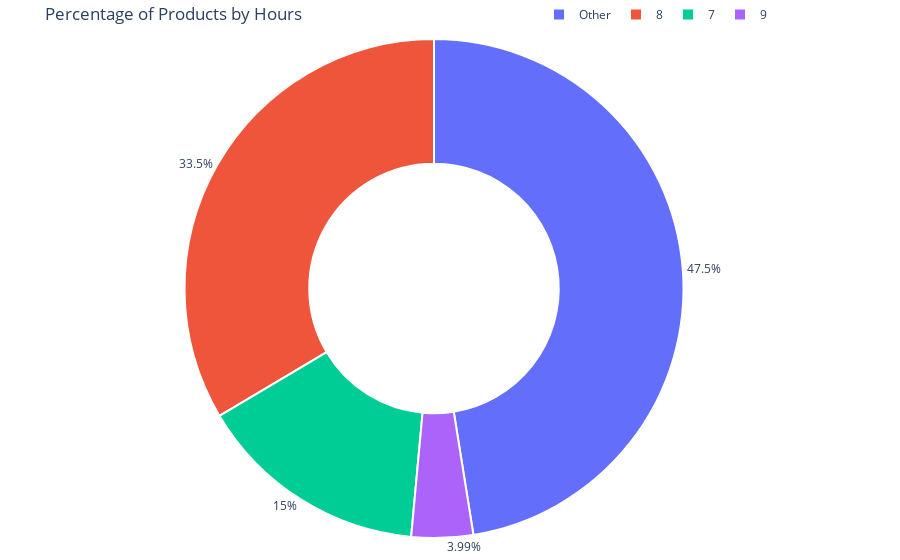

Write notebook code for a chart like this one.
### Code cell
# Calculate the total count of products
total_products = len(df)

# Group the data by hours and calculate the sum of products for each hour
hourly_product_counts = df.groupby('hours')['name'].count().reset_index()

# Find the top 3 hours
top_hours = hourly_product_counts.sort_values(by='name', ascending=False).head(3)

# Calculate the count of products for the remaining hours
remaining_hours = total_products - top_hours['name'].sum()

# Create a new DataFrame for pie plot
pie_data = pd.concat([top_hours, pd.DataFrame({'hours': ['Other'], 'name': [remaining_hours]})])

# Calculate the percentage for each category
pie_data['percentage'] = (pie_data['name'] / total_products) * 100

# Create hover text with percentage and count information
pie_data['hover_text'] = pie_data.apply(lambda row: f"{row['percentage']:.2f}% ({row['name']} products)", axis=1)

# Create a pie plot using Plotly with custom styling
Top_Hours_Products_fig = px.pie(pie_data, values='percentage', names='hours', title='Percentage of Products by Hours', hover_data=['hover_text'],
             labels={'hours': 'Top Hours'}, hole=0.5)

# Update layout for modern and beautiful styling
Top_Hours_Products_fig.update_traces(textposition='outside', marker=dict(line=dict(color='#ffffff', width=2)))

# Update layout for legend placement and appearance
Top_Hours_Products_fig.update_layout(legend=dict(orientation='h', yanchor='bottom', y=1.02, xanchor='right', x=1),
                  margin=dict(l=0, r=0, b=0, t=30))

# Show the plot
Top_Hours_Products_fig.show()

py.plot(Top_Hours_Products_fig, filename="Top_Hours_Products_fig", auto_open = True)

### Figure 1 — Plotly figure (JSON) as saved in the notebook; plotly's stock layout.template omitted (floating-point values rounded to 4 significant figures)
{"data": [{"customdata": [["33.53% (2641 products)"], ["15.01% (1182 products)"], ["3.99% (314 products)"], ["47.47% (3739 products)"]], "domain": {"x": [0, 1], "y": [0, 1]}, "hole": 0.5, "hovertemplate": "Top Hours=%{label}<br>percentage=%{value}<br>hover_text=%{customdata[0]}<extra></extra>", "labels": [8, 7, 9, "Other"], "legendgroup": "", "marker": {"line": {"color": "#ffffff", "width": 2}}, "name": "", "showlegend": true, "textposition": "outside", "type": "pie", "values": [33.53, 15.01, 3.987, 47.47]}], "layout": {"legend": {"orientation": "h", "tracegroupgap": 0, "x": 1, "xanchor": "right", "y": 1.02, "yanchor": "bottom"}, "margin": {"b": 0, "l": 0, "r": 0, "t": 30}, "title": {"text": "Percentage of Products by Hours"}}}
